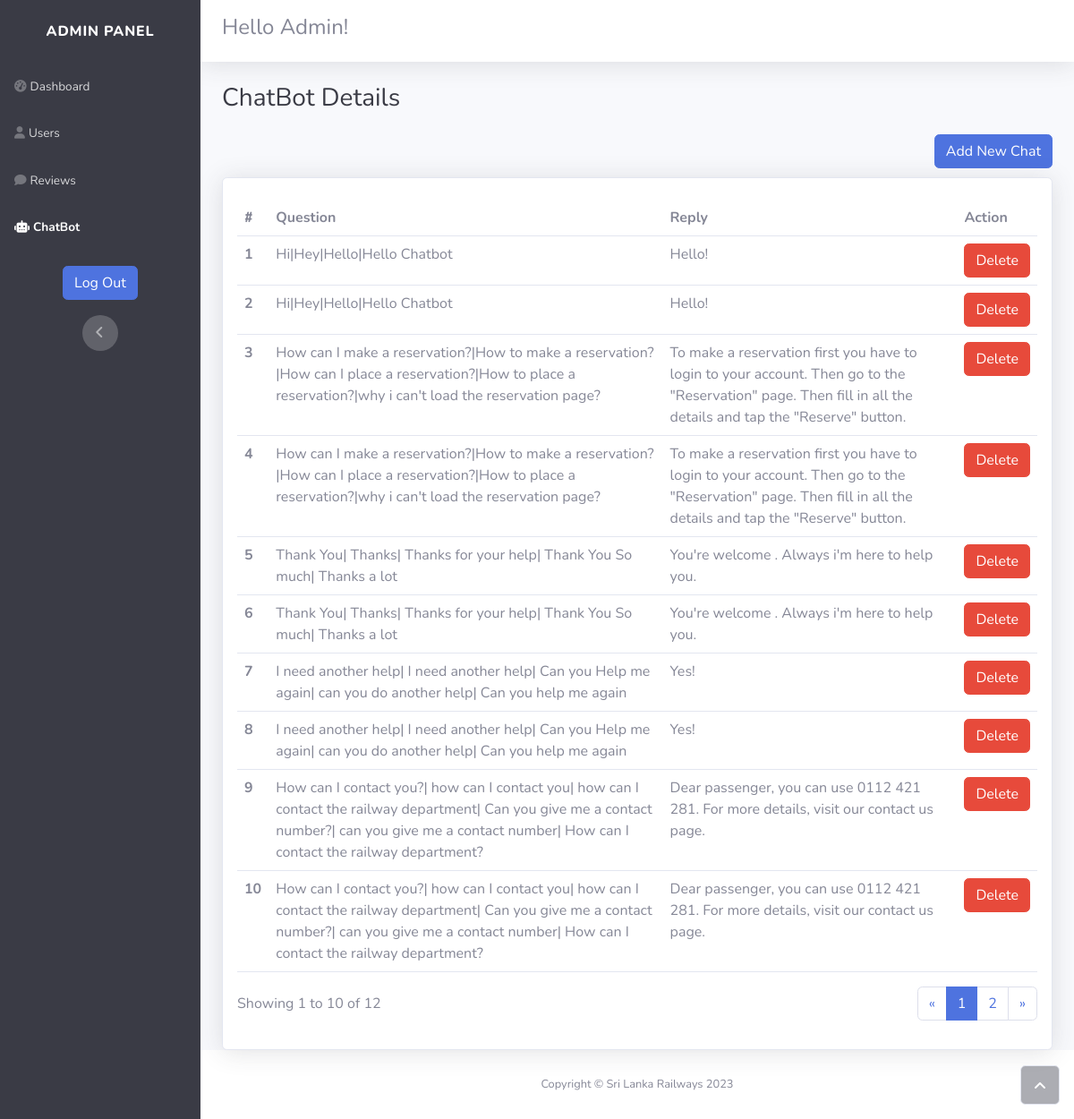
/admin/admin_chatbot.php (signed in), run on the app's committed database.
### tables this page shows
CREATE TABLE `chatbot` (
  `Chat_Id` int(11) NOT NULL,
  `Question` varchar(256) NOT NULL,
  `Reply` varchar(256) NOT NULL
);

### classes/Admin.php (called while the page is built, shortened)
<?php
class Admin extends User
{
    public static function getChatBot()
    {
        $dbcon = new DbConnector;
        $con = $dbcon->connect();
        $query = "SELECT * FROM ChatBot;";
        try {
            $pstmt = $con->prepare($query);
            $pstmt->execute();
            $rs = $pstmt->fetchAll(PDO::FETCH_ASSOC);
            return $rs;
        } catch (PDOException $e) {
            die("Connection failed: " . $e->getMessage());
        }
    }
}

### admin/admin_chatbot.php (the view, shortened to what this page needs)
<?php
require_once '../classes/Admin.php';
$rs = Admin::getChatBot();
if (isset($_GET['page'])) {
    $page = $_GET['page'];
} else {
    $page = 1;
}
$results_per_page = 10;
$page_first_result = ($page - 1) * $results_per_page;
$number_of_result = count($rs);
$number_of_page = ceil($number_of_result / $results_per_page);
?>
<!DOCTYPE html>
<html lang="en">
<head>
    <link rel="stylesheet" href="../assets/bootstrap/css/bootstrap.min.css">
</head>
<body id="page-top">
    <div id="wrapper">
        <nav class="navbar navbar-dark align-items-start sidebar sidebar-dark bg-dark accordion p-0" style="padding-bottom: 0px;">
            <div class="container-fluid d-flex flex-column p-0">
                <a class="navbar-brand d-flex justify-content-center align-items-center sidebar-brand m-0" href="admin_dashboard.php">
                    <div class="sidebar-brand-text mx-3"><span>Admin Panel</span></div>
                </a>
                <ul class="navbar-nav text-light" id="accordionSidebar">
                    <li class="nav-item"><a class="nav-link" href="admin_dashboard.php"><i class="fas fa-tachometer-alt"></i><span>Dashboard</span></a></li>
                    <li class="nav-item"><a class="nav-link" href="admin_users.php"><i class="fas fa-user"></i><span>Users</span></a></li>
                    <li class="nav-item"><a class="nav-link" href="admin_reviews.php"><i class="fas fa-comment"></i><span>Reviews</span></a></li>
                    <li class="nav-item"><a class="nav-link active" href="#"><i class="fa-solid fa-robot"></i><span>ChatBot</span></a></li>
                </ul>
                <a class="btn btn-primary btn-md" role="button" data-bss-hover-animate="pulse" href="../includes/logout.inc.php">Log Out</a>
                <div class="text-center d-none d-md-inline">
                    <button class="btn rounded-circle border-0" id="sidebarToggle" type="button"></button>
                </div>
            </div>
        </nav>
        <div class="d-flex flex-column" id="content-wrapper">
            <div id="content">
                <nav class="navbar navbar-light navbar-expand-md bg-white shadow mb-4 py-3 static-top">
                    <div class="container-fluid">
                        <h4>Hello Admin!</h4>
                    </div>
                </nav>
                <div class="container-fluid">
                    <h3 class="text-dark mb-4">ChatBot Details</h3>
                <button class="btn btn-primary btn-md" type="submit" data-bs-toggle="modal" data-bs-target="#addNewChat" style="float: right;">Add New Chat</button>
                <br></br>
                    <div class="card shadow">
                        <div class="card-body">
                            <form action="" method="POST">
                                <div class="table-responsive table mt-2" id="dataTable" role="grid" aria-describedby="dataTable_info">
                                    <table class="table my-0" id="dataTable">
                                        <thead>
                                            <tr>
                                                <th><b>#</b></th>
                                                <th>Question</th>
                                                <th>Reply</th>
                                                <th>Action</th>
                                            </tr>
                                        </thead>
                                        <tbody>
                                            <?php
                                            if (count($rs) > 0) {
                                                for ($i = $page_first_result; $i < $page_first_result + $results_per_page; $i++) {
                                                    $row = $rs[$i];
                                            ?>
                                                    <tr>
                                                        <td><b><?php echo $i + 1; ?></b></td>
                                                        <td><?php echo $row['Question']; ?></td>
                                                        <td><?php echo $row['Reply']; ?></td>
                                                        <td><a type="button" class="btn btn-danger" href="../includes/admin.inc.php?action=delete&target=chatbot&id=<?php echo $row['Chat_Id'];?>" name="delete">Delete</a></td>
                                                    </tr>
                                                <?php
                                                }
                                            } else {
                                                ?>
                                                <tr>
                                                    <td colspan="4">No data found</td>
                                                </tr>
                                            <?php
                                            }
                                            ?>
                                        </tbody>
                                    </table>
                                </div>
                            </form>
                            <div class="row">
                                <div class="col-md-6 align-self-center">
                                    <p id="dataTable_info" class="dataTables_info" role="status" aria-live="polite">Showing <?php echo $page_first_result + 1; ?> to <?php echo $page_first_result + $results_per_page; ?> of <?php echo count($rs); ?></p>
                                </div>
                                <div class="col-md-6">
                                    <nav class="d-lg-flex justify-content-lg-end dataTables_paginate paging_simple_numbers">
                                        <ul class="pagination">
                                            <li class="page-item">
                                                <a class="page-link" aria-label="Previous" href="admin_chatbot.php?page=<?php echo $page - 1; ?>">
                                                    <span aria-hidden="true">«</span>
                                                </a>
                                            </li>
                                            <?php
                                            for ($i = 1; $i <= $number_of_page; $i++) {
                                                if ($i == $page) {
                                            ?>
                                                    <li class="page-item">
                                                        <a class="page-link active" href="admin_chatbot.php?page=<?php echo $i; ?>"><?php echo $i; ?></a>
                                                    </li>
                                                <?php
                                                } else {
                                                ?>
                                                    <li class="page-item">
                                                        <a class="page-link" href="admin_chatbot.php?page=<?php echo $i; ?>"><?php echo $i; ?></a>
                                                    </li>
                                            <?php
                                                }
                                            }
                                            ?>
                                            <li class="page-item">
                                                <a class="page-link" aria-label="Next" href="admin_chatbot.php?page=<?php echo $page + 1; ?>">
                                                    <span aria-hidden="true">»</span>
                                                </a>
                                            </li>
                                        </ul>
                                    </nav>
                                </div>
                            </div>
                        </div>
                    </div>
                </div>
            </div>
            <footer class="bg-white sticky-footer">
                <a class="border rounded d-inline scroll-to-top" href="#page-top"><i class="fas fa-angle-up"></i></a>
                <div class="container my-auto">
                    <div class="text-center my-auto copyright"><span>Copyright © Sri Lanka Railways 2023</span></div>
                </div>
            </footer>
        </div>
    </div>
</body>
</html>

### admin/admin_chatbot.php (style rules this page uses)
.modal-body, body { -ms-overflow-style: none; scrollbar-width: none; }

### data on the page
chatbot: Question "Hi|Hey|Hello|Hello Chatbot", Reply "Hello!"
chatbot: Question "Hi|Hey|Hello|Hello Chatbot", Reply "Hello!"
chatbot: Question "How can I make a reservation?|How to make a reservation?|How can I place a reservation?|How to place a reservation?|why i can't load the reservation page?", Reply "To make a reservation first you have to login to your account. Then go to the \"Reservation\" page. Then fill in all the details and tap the \"Reserve\" button."
chatbot: Question "How can I make a reservation?|How to make a reservation?|How can I place a reservation?|How to place a reservation?|why i can't load the reservation page?", Reply "To make a reservation first you have to login to your account. Then go to the \"Reservation\" page. Then fill in all the details and tap the \"Reserve\" button."
chatbot: Question "Thank You| Thanks| Thanks for your help| Thank You So much| Thanks a lot", Reply "You're welcome . Always i'm here to help you."
chatbot: Question "Thank You| Thanks| Thanks for your help| Thank You So much| Thanks a lot", Reply "You're welcome . Always i'm here to help you."
chatbot: Question "I need another help| I need another help| Can you Help me again| can you do another help| Can you help me again", Reply "Yes!"
chatbot: Question "I need another help| I need another help| Can you Help me again| can you do another help| Can you help me again", Reply "Yes!"
chatbot: Question "How can I contact you?| how can I contact you| how can I contact the railway department| Can you give me a contact number?| can you give me a contact number| How can I contact the railway department?", Reply "Dear passenger, you can use 0112 421 281. For more details, visit our contact us page."
chatbot: Question "How can I contact you?| how can I contact you| how can I contact the railway department| Can you give me a contact number?| can you give me a contact number| How can I contact the railway department?", Reply "Dear passenger, you can use 0112 421 281. For more details, visit our contact us page."

### other printed values
$page_first_result + 1 "1"
$page_first_result + $results_per_page "10"
count($rs) "12"
